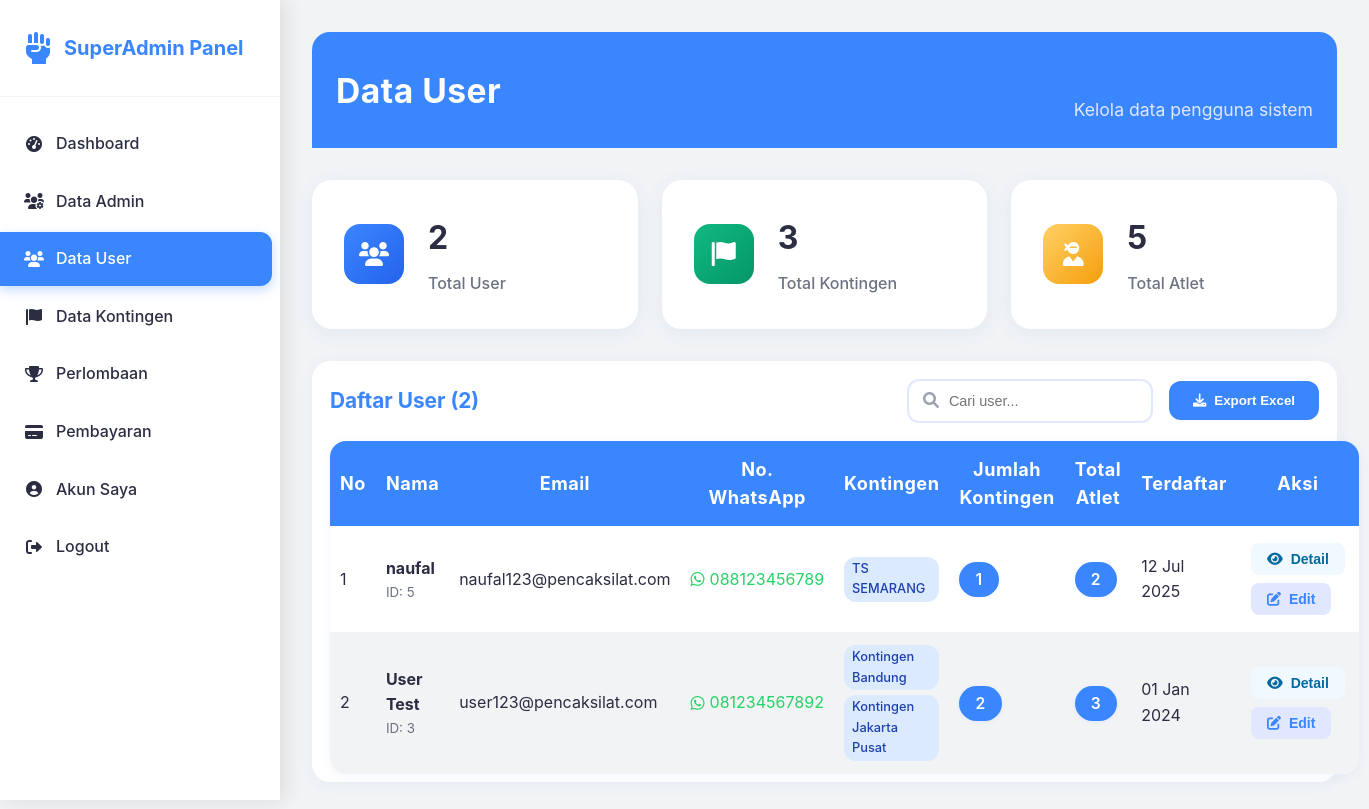
Screenshot of /dashboard/superadmin/data-user.php (signed in) with the database file from the repository.
### tables this page shows
CREATE TABLE `users` (
  `id` int NOT NULL,
  `nama` varchar(100) NOT NULL,
  `email` varchar(100) NOT NULL,
  `password` varchar(255) NOT NULL,
  `whatsapp` varchar(20) DEFAULT NULL,
  `alamat` text,
  `role` enum('admin','user','superadmin') NOT NULL DEFAULT 'user',
  `status` enum('active','inactive') DEFAULT 'active',
  `created_at` timestamp NOT NULL DEFAULT CURRENT_TIMESTAMP,
  `updated_at` timestamp NOT NULL DEFAULT CURRENT_TIMESTAMP ON UPDATE CURRENT_TIMESTAMP
);

### dashboard/superadmin/data-user.php (the view, shortened to what this page needs)
<?php
require_once '../../config/database.php';
$stmt = $pdo->query("
    SELECT u.*,
           GROUP_CONCAT(DISTINCT k.nama_kontingen SEPARATOR ', ') as kontingen_names,
           COUNT(DISTINCT k.id) as total_kontingen,
           COUNT(DISTINCT a.id) as total_athletes
    FROM users u
    LEFT JOIN kontingen k ON u.id = k.user_id
    LEFT JOIN athletes a ON u.id = a.user_id
    WHERE u.role = 'user'
    GROUP BY u.id
    ORDER BY u.created_at DESC
");
$users = $stmt->fetchAll();
?>
<!DOCTYPE html>
<html lang="id">
<head>
    <link rel="stylesheet" href="../../assets/css/style.css">
    <link href="https://cdnjs.cloudflare.com/ajax/libs/font-awesome/6.0.0/css/all.min.css" rel="stylesheet">
</head>
<body>
    <div class="sidebar">
        <div class="sidebar-header">
            <div class="sidebar-logo">
                <i class="fas fa-fist-raised"></i>
                <span>SuperAdmin Panel</span>
            </div>
        </div>
        <ul class="sidebar-menu">
            <li><a href="index.php"><i class="fas fa-tachometer-alt"></i> Dashboard</a></li>
            <li><a href="data-admin.php"><i class="fas fa-users-cog"></i> Data Admin</a></li>
            <li><a href="data-user.php" class="active"><i class="fas fa-users"></i> Data User</a></li>
            <li><a href="data-kontingen.php"><i class="fas fa-flag"></i> Data Kontingen</a></li>
            <li><a href="perlombaan.php"><i class="fas fa-trophy"></i> Perlombaan</a></li>
           <li><a href="pembayaran.php"><i class="fas fa-credit-card"></i> Pembayaran</a></li>
            <li><a href="akun-saya.php"><i class="fas fa-user-circle"></i> Akun Saya</a></li>
            <li><a href="../../auth/logout.php"><i class="fas fa-sign-out-alt"></i> Logout</a></li>
        </ul>
    </div>
    <div class="main-content">
        <div class="page-header">
            <h1 class="page-title">Data User</h1>
            <p class="page-subtitle">Kelola data pengguna sistem</p>
        </div>
        <div class="dashboard-cards">
            <div class="dashboard-card">
                <div class="dashboard-card-icon blue">
                    <i class="fas fa-users"></i>
                </div>
                <div class="dashboard-card-content">
                    <h3><?php echo count($users); ?></h3>
                    <p>Total User</p>
                </div>
            </div>
            <div class="dashboard-card">
                <div class="dashboard-card-icon green">
                    <i class="fas fa-flag"></i>
                </div>
                <div class="dashboard-card-content">
                    <h3><?php echo array_sum(array_column($users, 'total_kontingen')); ?></h3>
                    <p>Total Kontingen</p>
                </div>
            </div>
            <div class="dashboard-card">
                <div class="dashboard-card-icon yellow">
                    <i class="fas fa-user-ninja"></i>
                </div>
                <div class="dashboard-card-content">
                    <h3><?php echo array_sum(array_column($users, 'total_athletes')); ?></h3>
                    <p>Total Atlet</p>
                </div>
            </div>
        </div>
        <div class="table-container">
            <div class="table-header">
                <h2 class="table-title">Daftar User (<?php echo count($users); ?>)</h2>
                <div class="table-actions">
                    <div class="search-box">
                        <input type="text" id="searchUser" placeholder="Cari user...">
                    </div>
                    <button class="btn-add" onclick="exportUsers()">
                        <i class="fas fa-download"></i> Export Excel
                    </button>
                </div>
            </div>
            <table class="data-table" id="userTable">
                <thead>
                    <tr>
                        <th>No</th>
                        <th>Nama</th>
                        <th>Email</th>
                        <th>No. WhatsApp</th>
                        <th>Kontingen</th>
                        <th>Jumlah Kontingen</th>
                        <th>Total Atlet</th>
                        <th>Terdaftar</th>
                        <th>Aksi</th>
                    </tr>
                </thead>
                <tbody>
                    <?php foreach ($users as $index => $user): ?>
                    <tr>
                        <td><?php echo $index + 1; ?></td>
                        <td>
                            <div class="user-info">
                                <strong><?php echo htmlspecialchars($user['nama']); ?></strong>
                                <small style="display: block; color: #6b7280;">ID: <?php echo $user['id']; ?></small>
                            </div>
                        </td>
                        <td><?php echo htmlspecialchars($user['email']); ?></td>
                        <td>
                            <a href="https://wa.me/<?php echo preg_replace('/^0/', '62', $user['whatsapp']); ?>"
                               target="_blank" class="whatsapp-link">
                                <i class="fab fa-whatsapp"></i> <?php echo htmlspecialchars($user['whatsapp']); ?>
                            </a>
                        </td>
                        <td>
                            <div class="kontingen-list">
                                <?php if ($user['kontingen_names']): ?>
                                    <?php
                                    $kontingen_array = explode(', ', $user['kontingen_names']);
                                    $kontingen_array = array_unique(array_filter($kontingen_array));
                                    foreach ($kontingen_array as $kontingen):
                                    ?>
                                    <span class="kontingen-badge"><?php echo htmlspecialchars(trim($kontingen)); ?></span>
                                    <?php endforeach; ?>
                                <?php else: ?>
                                    <span class="no-data">Belum ada kontingen</span>
                                <?php endif; ?>
                            </div>
                        </td>
                        <td>
                            <span class="status-badge status-<?php echo $user['total_kontingen'] > 0 ? 'active' : 'inactive'; ?>">
                                <?php echo $user['total_kontingen']; ?>
                            </span>
                        </td>
                        <td>
                            <span class="status-badge status-<?php echo $user['total_athletes'] > 0 ? 'pending' : 'inactive'; ?>">
                                <?php echo $user['total_athletes']; ?>
                            </span>
                        </td>
                        <td><?php echo date('d M Y', strtotime($user['created_at'])); ?></td>
                        <td>
                            <button class="btn-action btn-detail" onclick="viewUser(<?php echo $user['id']; ?>)">
                                <i class="fas fa-eye"></i> Detail
                            </button>
                            <button class="btn-action btn-edit" onclick="editUser(<?php echo $user['id']; ?>)">
                                <i class="fas fa-edit"></i> Edit
                            </button>
                        </td>
                    </tr>
                    <?php endforeach; ?>
                </tbody>
            </table>
        </div>
    </div>
</body>
</html>

### dashboard/superadmin/data-user.php (style rules this page uses)
.user-info strong { color: var(--dark-color); }
.whatsapp-link { color: #25d366; text-decoration: none; display: flex; align-items: center; gap: 5px; }
.kontingen-list { display: flex; flex-wrap: wrap; gap: 5px; }
.kontingen-badge { background: #dbeafe; color: #1e40af; padding: 2px 8px; border-radius: 12px; font-size: 0.8rem; font-weight: 500; }

### rows the page displays
users: nama "naufal", id "5", email "naufal123@pencaksilat.com", whatsapp "088123456789", kontingen "TS SEMARANG", total_kontingen "1", total_athletes "2", created_at "12 Jul 2025"
users: nama "User Test", id "3", email "user123@pencaksilat.com", whatsapp "081234567892", kontingen "Kontingen Bandung", kontingen "Kontingen Jakarta Pusat", total_kontingen "2", total_athletes "3", created_at "01 Jan 2024"

### other values shown
count($users) "2"
array_sum(array_column($users, 'total_kontingen')) "3"
array_sum(array_column($users, 'total_athletes')) "5"
